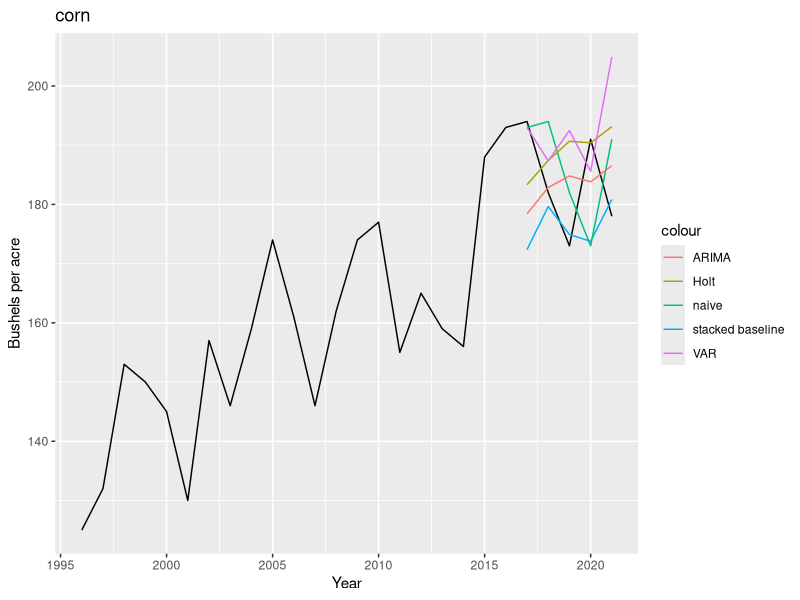
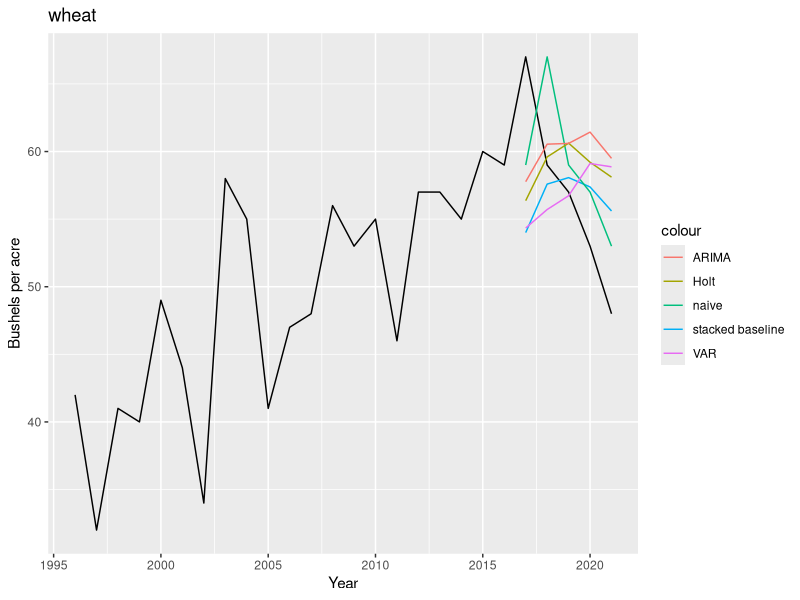
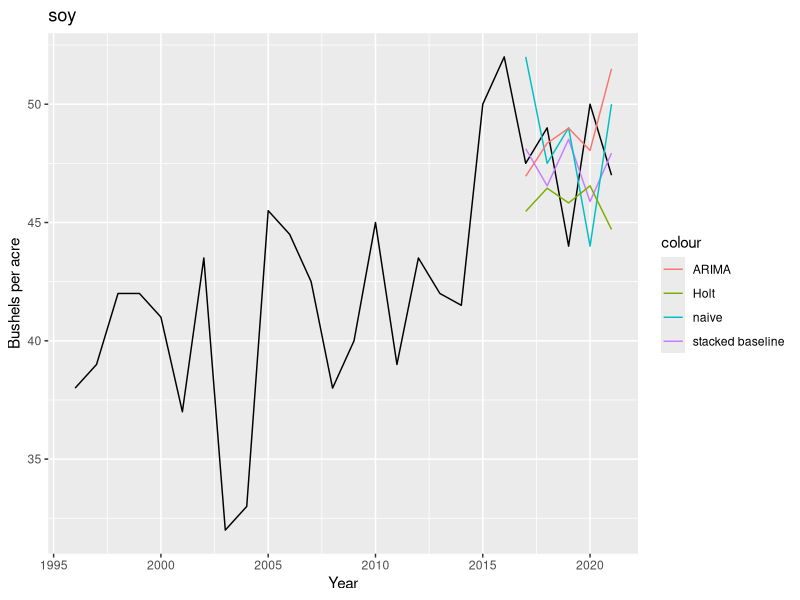
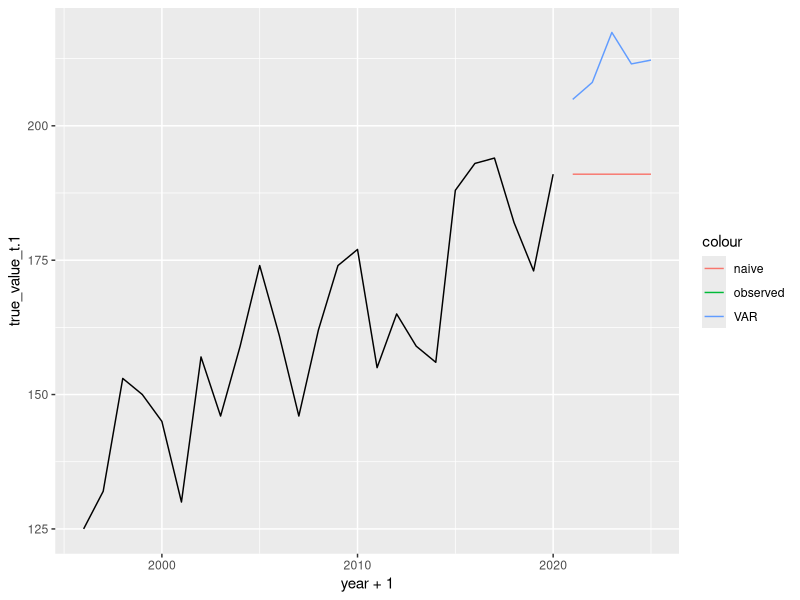

These charts were generated, in order, by the following R code:
## ---- chunk 1
knitr::opts_chunk$set(echo = TRUE)
## ---- chunk 2
library(dplyr)
library(ggplot2)
library(caret)
library(randomForest)
library(e1071)
## ---- chunk 3
baseline_preds <- read.csv("../data/baseline_predictions.csv")

corn_baseline_preds <- baseline_preds %>% filter(crop == "corn")
wheat_baseline_preds <- baseline_preds %>% filter(crop == "wheat")
soy_baseline_preds <- baseline_preds %>% filter(crop == "soy")
## ---- chunk 4
train_test_split <- function(predictions, test_yr){
  # 20 year sliding window to train stacked model
  train <- predictions %>% filter((year < test_yr) & (year >= (test_yr - 20)))
  test <- predictions %>% filter(year == test_yr)
  
  train_test <- list("train" = train, "test" = test)
  return(train_test)
}
## ---- chunk 5
predict_stacked_mdl <- function(predictions){
  set.seed(6307)
  
  stacked_mdl_preds <- c()
  
  for (test_yr in 2016:2020){
    
    # split into training and testing sets for X and y
    train_test <- train_test_split(predictions, test_yr)
    train <- train_test$train %>% select(naive_t.1, holt_t.1, arima_t.1, true_value_t.1)
    test <- train_test$test %>% select(naive_t.1, holt_t.1, arima_t.1, true_value_t.1)
    
    # train stacking model
    #stacking_mdl <- glm(true_value_t.1 ~ naive_t.1 + holt_t.1 + arima_t.1, data=train)
    # linear model did not perform very well
    stacking_mdl <- randomForest(true_value_t.1 ~ ., data=train, ntree=1000, nodesize=18)
    #stacking_mdl <- svm(true_value_t.1 ~ ., data = train, kernel = "linear", cost = 1)
    
    # predict on following year
    new_row <- c(test_yr, predict(stacking_mdl, test), test$true_value_t.1)
    stacked_mdl_preds <- rbind(stacked_mdl_preds, new_row)
  
  }
  colnames(stacked_mdl_preds) <- c("year", "forecast", "actual")
  return(stacked_mdl_preds %>% as.data.frame())
}
## ---- chunk 6
# stacked model predictions for 2017-2021
corn_stacked_preds <- predict_stacked_mdl(corn_baseline_preds)
wheat_stacked_preds <- predict_stacked_mdl(wheat_baseline_preds)
soy_stacked_preds <- predict_stacked_mdl(soy_baseline_preds)
## ---- chunk 7
get_MAPE <- function(true_values, predictions){
  ape <- ((abs(true_values - predictions)) / abs(true_values)) * 100
  mape <- round(mean(ape), digits = 2)
  return(mape)
}
## ---- chunk 8
print("stacked model")
get_MAPE(corn_stacked_preds$actual, corn_stacked_preds$forecast)
get_MAPE(wheat_stacked_preds$actual, wheat_stacked_preds$forecast)
get_MAPE(soy_stacked_preds$actual, soy_stacked_preds$forecast)
## ---- chunk 9
corn_baseline_preds_subset <- corn_baseline_preds %>% filter(year >= 2016)
wheat_baseline_preds_subset <- wheat_baseline_preds %>% filter(year >= 2016)
soy_baseline_preds_subset <- soy_baseline_preds %>% filter(year >= 2016)
## ---- chunk 10
print("naive model")
get_MAPE(corn_baseline_preds_subset$naive_t.1, corn_baseline_preds_subset$true_value_t.1)
get_MAPE(wheat_baseline_preds_subset$naive_t.1, wheat_baseline_preds_subset$true_value_t.1)
get_MAPE(soy_baseline_preds_subset$naive_t.1, soy_baseline_preds_subset$true_value_t.1)
## ---- chunk 11
print("Holt model")
get_MAPE(corn_baseline_preds_subset$holt_t.1, corn_baseline_preds_subset$true_value_t.1)
get_MAPE(wheat_baseline_preds_subset$holt_t.1, wheat_baseline_preds_subset$true_value_t.1)
get_MAPE(soy_baseline_preds_subset$holt_t.1, soy_baseline_preds_subset$true_value_t.1)
## ---- chunk 12
print("ARIMA model")
get_MAPE(corn_baseline_preds_subset$arima_t.1, corn_baseline_preds_subset$true_value_t.1)
get_MAPE(wheat_baseline_preds_subset$arima_t.1, wheat_baseline_preds_subset$true_value_t.1)
get_MAPE(soy_baseline_preds_subset$arima_t.1, soy_baseline_preds_subset$true_value_t.1)
## ---- chunk 13
VAR_predictions <- read.csv("../data/VAR_predictions.csv")

VAR_corn_preds <- VAR_predictions %>% 
  filter(crop == "corn") %>%
  right_join(., corn_baseline_preds %>% select(year, starts_with("true_value")), by="year")
VAR_wheat_preds <- VAR_predictions %>% 
  filter(crop == "wheat") %>%
  right_join(., wheat_baseline_preds %>% select(year, starts_with("true_value")), by="year")
VAR_soy_preds <- VAR_predictions %>% 
  filter(crop == "soy") %>%
  right_join(., soy_baseline_preds %>% select(year, starts_with("true_value")), by="year")
## ---- chunk 14
print("VARcw model")
get_MAPE(VAR_corn_preds$VARcw_t.1, VAR_corn_preds$true_value_t.1)
get_MAPE(VAR_wheat_preds$VARcw_t.1, VAR_wheat_preds$true_value_t.1)
get_MAPE(VAR_soy_preds$VARcw_t.1, VAR_soy_preds$true_value_t.1)
## ---- chunk 15
print("VAR3 model")
get_MAPE(VAR_corn_preds$VAR3_t.1, VAR_corn_preds$true_value_t.1)
get_MAPE(VAR_wheat_preds$VAR3_t.1, VAR_wheat_preds$true_value_t.1)
get_MAPE(VAR_soy_preds$VAR3_t.1, VAR_soy_preds$true_value_t.1)
## ---- chunk 16
plot_predictions <- function(regular_preds, stacked_preds, commodity){
  
  baseline_plot_df <- regular_preds %>% filter(year >= 2016)
  
  ggplot() + 
    geom_line(data=regular_preds, aes(x=year+1, y=true_value_t.1)) + 
    geom_line(data=stacked_preds, aes(x=year+1, y=forecast, color='stacked baseline')) + 
    geom_line(data=baseline_plot_df, aes(x=year+1, y=naive_t.1, color='naive')) + 
    geom_line(data=baseline_plot_df, aes(x=year+1, y=holt_t.1, color='Holt')) + 
    geom_line(data=baseline_plot_df, aes(x=year+1, y=arima_t.1, color='ARIMA')) + 
    ggtitle(commodity) + 
    xlab("Year") + 
    ylab("Bushels per acre")
  
}
## ---- chunk 17
plot_predictions(corn_baseline_preds, corn_stacked_preds, "corn") + 
  geom_line(data=VAR_corn_preds %>% filter(year >= 2016), aes(x=year+1, y=VARcw_t.1, col="VAR"))

plot_predictions(wheat_baseline_preds, wheat_stacked_preds, "wheat") + 
  geom_line(data=VAR_wheat_preds %>% filter(year >= 2016), aes(x=year+1, y=VARcw_t.1, col="VAR"))

plot_predictions(soy_baseline_preds, soy_stacked_preds, "soy")
## ---- chunk 18
current_year <- 2020
a <- corn_baseline_preds %>% filter(year == current_year) %>% select(starts_with(("naive"))) %>% t() %>% as.data.frame() %>% mutate(year = seq(current_year, current_year+4, 1))
b <- corn_baseline_preds %>% filter(year == current_year) %>% select(starts_with(("true"))) %>% t() %>% as.data.frame() %>% mutate(year = seq(current_year, current_year+4, 1))
c <- VAR_corn_preds %>% filter(year == current_year) %>% select(starts_with(("VARcw"))) %>% t() %>% as.data.frame() %>% mutate(year = seq(current_year, current_year+4, 1))

ggplot() + 
  geom_line(data = corn_baseline_preds %>% filter(year < current_year), aes(x=year+1, y=true_value_t.1)) + 
  geom_line(data = a, aes(x=year+1, y=V1, col="naive")) + 
  geom_line(data = b, aes(x=year+1, y=V1, col="observed")) + 
  geom_line(data = c, aes(x=year+1, y=V1, col="VAR"))
